Frame 1 (no input): blank canvas, image omitted
Frame 60 (the mouse pressed at the canvas centre just before this capture): blank canvas, image omitted
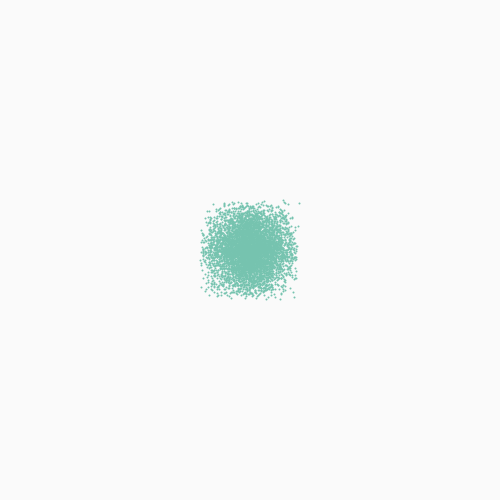
Frame 120 (the mouse held since frame 60 and released just before this capture)

The Processing sketch whose frames 1 and 60 were blank and that drew this single picture after the mouse press (run headless with seeded random() and noise(); from frame 60 on, the mouse is pressed at the canvas centre):

// Processing sketch: build
// ── build.pde
// This is array
color[] colors = {#76C3AF, #FFD9DA, #1B1464};
int[] integers = {0, 1, 2};

color selectedColor = colors[0];

void setup() {
  size(500, 500);
  background(250);
  
  smooth(8);
}

void draw() {

  //stroke(0);
  //strokeWeight(2);
  //point(mouseX, mouseY);
  
  //Having a more connected stroke
  //line(pmouseX, pmouseY, mouseX, mouseY);
  
    // Draw when pressed
  //if (mousePressed){
  //  line(pmouseX, pmouseY, mouseX, mouseY);
  //}
  
  //for(int i=0; i<15; i = i + 1){
  //  point(mouseX + random(-15, 15), mouseY + random(-15, 15));
  //}
  
  stroke(selectedColor);
  strokeWeight(2);
  
  if(mousePressed){
  
      for (int i=0; i<100; i++) {
      float offx = random(-random(50), random(50));
      float offy = random(-random(50), random(50));

      point(mouseX + offx, mouseY + offy);
    }
  }
}

void keyPressed(){
  if(key == 'a') selectedColor = colors[0];
  if(key == 's') selectedColor = colors[1];
  if(key == 'd') selectedColor = colors[2];
  
}
